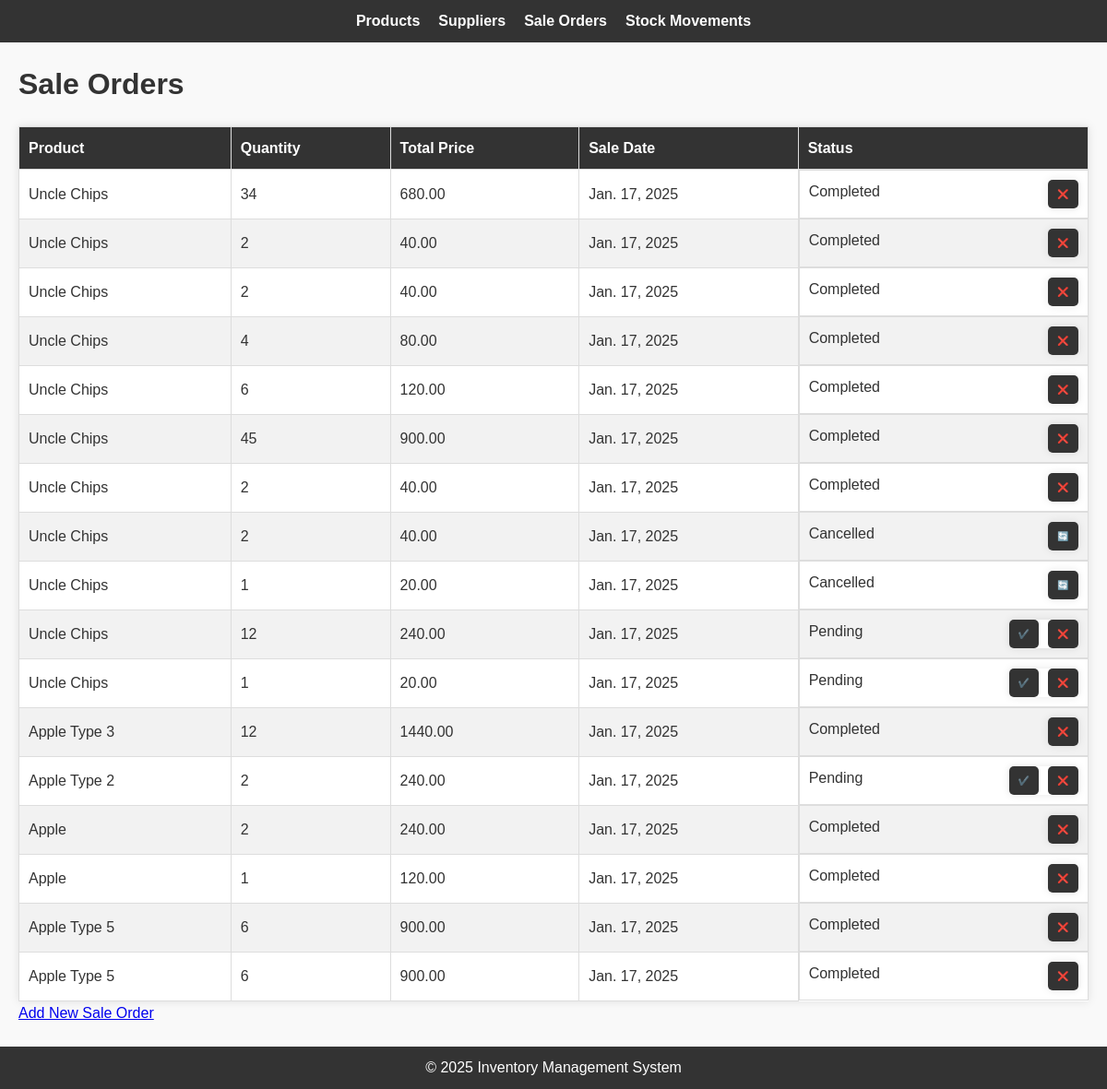
/sale_orders/, run on the app's committed database.
### inventory_system/models.py (models this page shows, shortened)
class SaleOrder(models.Model):
    STATUS_CHOICES = [("Pending", "Pending"), ("Completed", "Completed"), ("Cancelled", "Cancelled")]
    product = models.ForeignKey(Product, on_delete=models.CASCADE)
    quantity = models.IntegerField()
    total_price = models.DecimalField(max_digits=10, decimal_places=2, blank=True)
    sale_date = models.DateField(auto_now_add=True)
    status = models.CharField(max_length=15, choices=STATUS_CHOICES, default="Pending")

class Product(models.Model):
    name = models.CharField(max_length=255, unique=True)
    description = models.TextField()
    category = models.CharField(max_length=255)
    price = models.DecimalField(max_digits=10, decimal_places=2)
    stock_quantity = models.IntegerField()
    supplier = models.ForeignKey(Supplier, on_delete=models.CASCADE)

### inventory_system/views.py (the view)
# urls.py: path("sale_orders/", views.list_sale_orders, name="list_sale_orders"),
def list_sale_orders(request):
    sale_orders = SaleOrder.objects.all()
    return render(request, "inventory/list_sale_orders.html", {"sale_orders": sale_orders})

### inventory_system/templates/inventory/list_sale_orders.html (shortened to what this page needs)
{% extends 'inventory/base.html' %}
{% block content %}
<h1>Sale Orders</h1>
<table>
    <thead>
        <tr>
            <th>Product</th>
            <th>Quantity</th>
            <th>Total Price</th>
            <th>Sale Date</th>
            <th>Status</th>
        </tr>
    </thead>
    <tbody>
        {% for order in sale_orders %}
        <tr>
            <td>{{ order.product.name }}</td>
            <td>{{ order.quantity }}</td>
            <td>{{ order.total_price }}</td>
            <td>{{ order.sale_date }}</td>
            <td class="flex-td">{{ order.status }}
                {% if order.status == 'Pending' %}
                    <form method="post" action="{% url 'update_sale_order_status' order.id %}" class="inline-form">
                        <button type="submit" name="status" value="Completed">✔️</button>
                        <button type="submit" name="status" value="Cancelled">❌</button>
                    </form>
                {% elif order.status == 'Completed' %}
                    <form method="post" action="{% url 'update_sale_order_status' order.id %}" class="inline-form">
                        <button type="submit" name="status" value="Cancelled">❌</button>
                    </form>
                {% elif order.status == 'Cancelled' %}
                    <form method="post" action="{% url 'update_sale_order_status' order.id %}" class="inline-form">
                        <button type="submit" name="status" value="Completed">🔄</button>
                    </form>
                {% endif %}
            </td>
        </tr>
        {% endfor %}
    </tbody>
</table>
<a href="{% url 'create_sale_order' %}">Add New Sale Order</a>
{% endblock %}

### inventory_system/static/css/styles.css (style rules this page uses)
body, h1, h2, h3, p, ul, ol, li, table, th, td { margin: 0; padding: 0; box-sizing: border-box; font-family: Arial, sans-serif; }
body { background-color: #f9f9f9; color: #333; line-height: 1.6; margin-bottom: 50px; }
table { width: 100%; border-collapse: collapse; margin-top: 20px; background: #fff; box-shadow: 0 0 10px rgba(0, 0, 0, 0.1); }
table th, table td { padding: 10px; text-align: left; border: 1px solid #ddd; }
table th { background-color: #333; color: #fff; }
table tr:nth-child(even) { background-color: #f2f2f2; }
button { background: #333; color: #fff; padding: 10px 15px; border: none; border-radius: 5px; cursor: pointer; font-size: 1rem; transition: background 0.3s; }
form { background: #fff; padding: 20px; border-radius: 5px; box-shadow: 0 0 10px rgba(0, 0, 0, 0.1); }
form button { width: 100%; }
.flex-td { display: flex; justify-content: space-between; }
.inline-form { display: inline-flex; margin: 0; padding: 0; gap: 10px; background-color: tra; }
.inline-form button { font-size: 10px; margin: 0; padding: 10px; align-self: flex-end; }

### data on the page
SaleOrder: product.name "Uncle Chips", quantity "34", total_price "680.00", sale_date "Jan. 17, 2025", status "Completed"
SaleOrder: product.name "Uncle Chips", quantity "2", total_price "40.00", sale_date "Jan. 17, 2025", status "Completed"
SaleOrder: product.name "Uncle Chips", quantity "2", total_price "40.00", sale_date "Jan. 17, 2025", status "Completed"
SaleOrder: product.name "Uncle Chips", quantity "4", total_price "80.00", sale_date "Jan. 17, 2025", status "Completed"
SaleOrder: product.name "Uncle Chips", quantity "6", total_price "120.00", sale_date "Jan. 17, 2025", status "Completed"
SaleOrder: product.name "Uncle Chips", quantity "45", total_price "900.00", sale_date "Jan. 17, 2025", status "Completed"
SaleOrder: product.name "Uncle Chips", quantity "2", total_price "40.00", sale_date "Jan. 17, 2025", status "Completed"
SaleOrder: product.name "Uncle Chips", quantity "2", total_price "40.00", sale_date "Jan. 17, 2025", status "Cancelled"
SaleOrder: product.name "Uncle Chips", quantity "1", total_price "20.00", sale_date "Jan. 17, 2025", status "Cancelled"
SaleOrder: product.name "Uncle Chips", quantity "12", total_price "240.00", sale_date "Jan. 17, 2025", status "Pending"
SaleOrder: product.name "Uncle Chips", quantity "1", total_price "20.00", sale_date "Jan. 17, 2025", status "Pending"
SaleOrder: product.name "Apple Type 3", quantity "12", total_price "1440.00", sale_date "Jan. 17, 2025", status "Completed"
SaleOrder: product.name "Apple Type 2", quantity "2", total_price "240.00", sale_date "Jan. 17, 2025", status "Pending"
SaleOrder: product.name "Apple", quantity "2", total_price "240.00", sale_date "Jan. 17, 2025", status "Completed"
SaleOrder: product.name "Apple", quantity "1", total_price "120.00", sale_date "Jan. 17, 2025", status "Completed"
SaleOrder: product.name "Apple Type 5", quantity "6", total_price "900.00", sale_date "Jan. 17, 2025", status "Completed"
SaleOrder: product.name "Apple Type 5", quantity "6", total_price "900.00", sale_date "Jan. 17, 2025", status "Completed"
